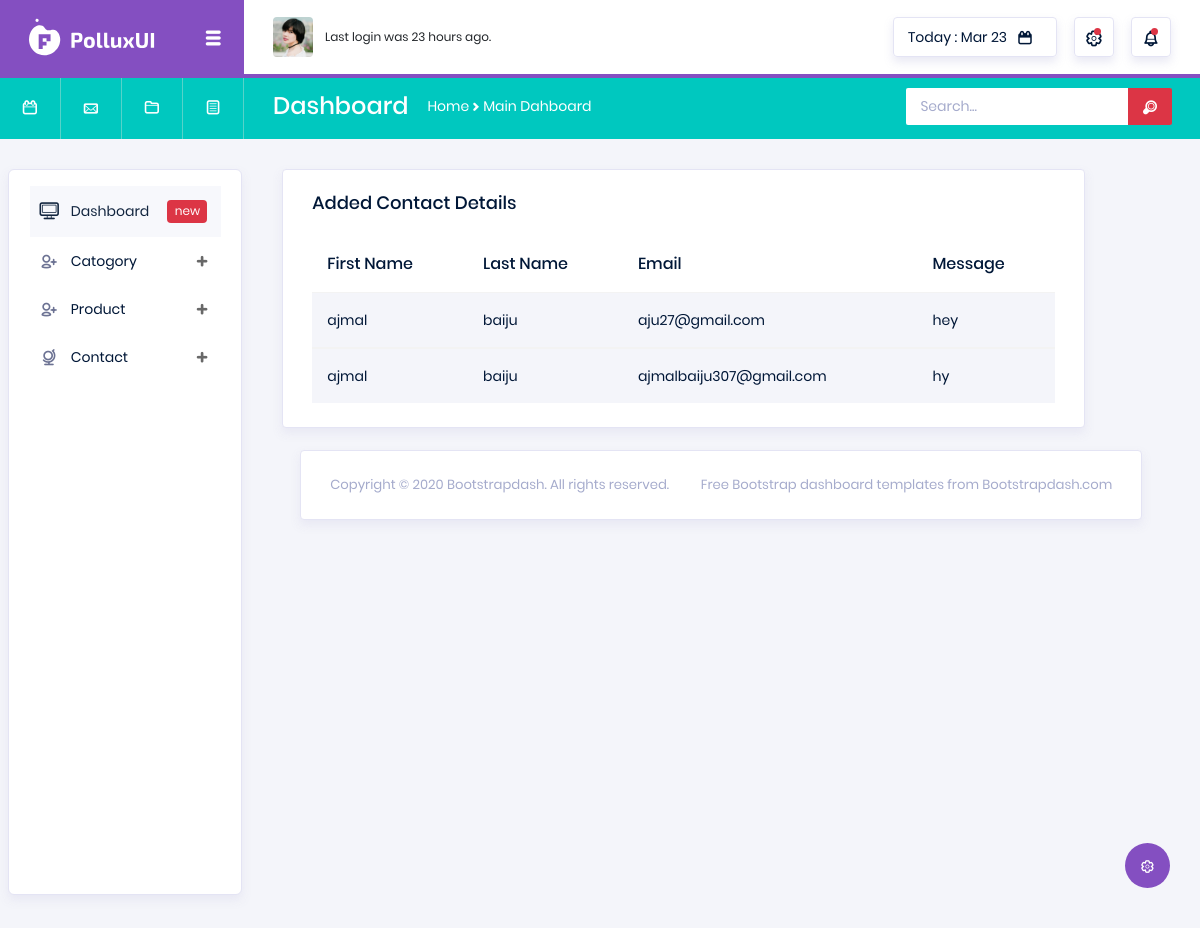
The app's page /backend/viewcontact/ with its own data.
### backend/models.py (models this page shows)
class Contact(models.Model):
    First_Name = models.CharField(max_length=100, null=True, blank=True)
    Last_Name = models.CharField(max_length=100, null=True, blank=True)
    Email = models.EmailField(max_length=100, null=True, blank=True)
    Message = models.CharField(max_length=100, null=True, blank=True)

### backend/views.py (the view)
# urls.py: path('viewcontact/', views.viewcontact, name="viewcontact"),
def viewcontact(req):
    data = Contact.objects.all()
    return render(req,"viewcontact.html",{ 'data':data})

### backend/templates/viewcontact.html (shortened to what this page needs)
<!DOCTYPE html>
{% extends 'index.html' %}
{% block content %}
<html lang="en">
<head>
</head>
<body>
<div class="col-lg-11 grid-margin stretch-card">
              <div class="card">
                <div class="card-body">
                  <h4 class="card-title">Added Contact Details</h4>
                  <div class="table-responsive">
                    <table class="table table-striped">
                      <thead>
                        <tr>
                          <th>
                            First Name
                          </th>
                             <th>
                            Last Name
                          </th>
                            <th>
                            Email
                          </th>
                          <th>
                           Message
                          </th>
                        </tr>
                      </thead>
                      {% for i in data %}
                      <tbody>
                        <tr>
                          <td class="py-1">
                             {{i.First_Name}}
                          </td>
                          <td>
                            {{i.Last_Name}}
                          </td>
                            <td>
                            {{i.Email}}
                          </td>
                            <td>
                            {{i.Message}}
                          </td>
                        </tr>
                      </tbody>
                      {% endfor %}
                    </table>
                  </div>
                </div>
              </div>
            </div>
</body>
</html>
{% endblock %}

### records on screen
Contact: First_Name "ajmal", Last_Name "baiju", Email "aju27@gmail.com", Message "hey"
Contact: First_Name "ajmal", Last_Name "baiju", Email "ajmalbaiju307@gmail.com", Message "hy"
